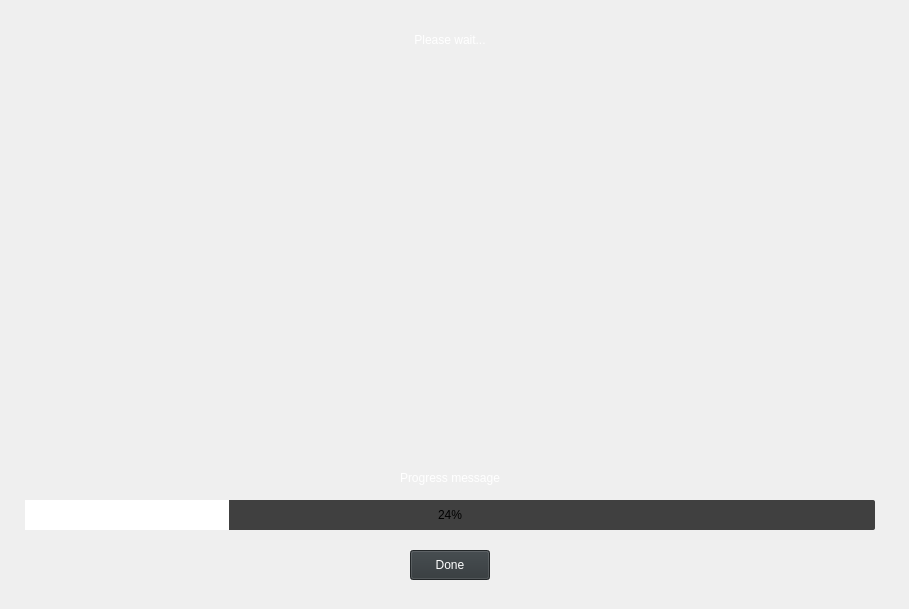
    <widget class="QWidget" name="loading_page">
     <property name="styleSheet">
      <string notr="true">QLabel#bg_loading {
	border: 1px solid white;
}

QLabel#wait_lbl{
	color: white;
	font: 24px &quot;Sylfaen&quot;;
}
QLabel#msg_lbl {
	color: white;
	font: 20px &quot;Sylfaen&quot;;
}

QProgressBar{
	border: solid black;
	border-radius: 2px;
	color: black;
	background-color: #404040;
}

QProgressBar::chunk {
background-color: white;
}  

QPushButton {
	color: white;
	font: 20px&quot;Sylfaen&quot;;
	background-color:#2F3538;
}

QPushButton:hover {
	background-color:#404040;
}

QPushButton:disabled {
	color: black;
	background-color:#141718;
}
</string>
     </property>
     <widget class="QLabel" name="msg_lbl">
      <property name="geometry">
       <rect>
        <x>290</x>
        <y>460</y>
        <width>320</width>
        <height>25</height>
       </rect>
      </property>
      <property name="text">
       <string>Progress message</string>
      </property>
      <property name="alignment">
       <set>Qt::AlignBottom|Qt::AlignHCenter</set>
      </property>
      <property name="wordWrap">
       <bool>true</bool>
      </property>
     </widget>
     <widget class="QPushButton" name="done_btn">
      <property name="geometry">
       <rect>
        <x>410</x>
        <y>550</y>
        <width>80</width>
        <height>30</height>
       </rect>
      </property>
      <property name="styleSheet">
       <string notr="true"/>
      </property>
      <property name="text">
       <string>Done</string>
      </property>
     </widget>
     <widget class="QLabel" name="bg_0">
      <property name="geometry">
       <rect>
        <x>0</x>
        <y>0</y>
        <width>900</width>
        <height>600</height>
       </rect>
      </property>
      <property name="styleSheet">
       <string notr="true"/>
      </property>
      <property name="text">
       <string/>
      </property>
      <property name="scaledContents">
       <bool>true</bool>
      </property>
     </widget>
     <widget class="QProgressBar" name="progress_bar">
      <property name="geometry">
       <rect>
        <x>25</x>
        <y>500</y>
        <width>850</width>
        <height>30</height>
       </rect>
      </property>
      <property name="value">
       <number>24</number>
      </property>
      <property name="alignment">
       <set>Qt::AlignCenter</set>
      </property>
     </widget>
     <widget class="QLabel" name="wait_lbl">
      <property name="geometry">
       <rect>
        <x>290</x>
        <y>30</y>
        <width>320</width>
        <height>20</height>
       </rect>
      </property>
      <property name="text">
       <string>Please wait...</string>
      </property>
      <property name="alignment">
       <set>Qt::AlignCenter</set>
      </property>
     </widget>
     <zorder>bg_0</zorder>
     <zorder>msg_lbl</zorder>
     <zorder>done_btn</zorder>
     <zorder>progress_bar</zorder>
     <zorder>wait_lbl</zorder>
    </widget>
